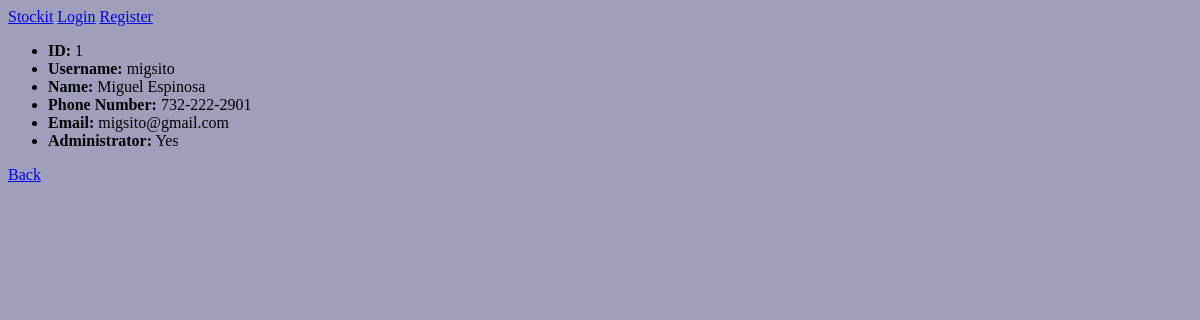
/users/1/, run on an earlier commit of the app's database.
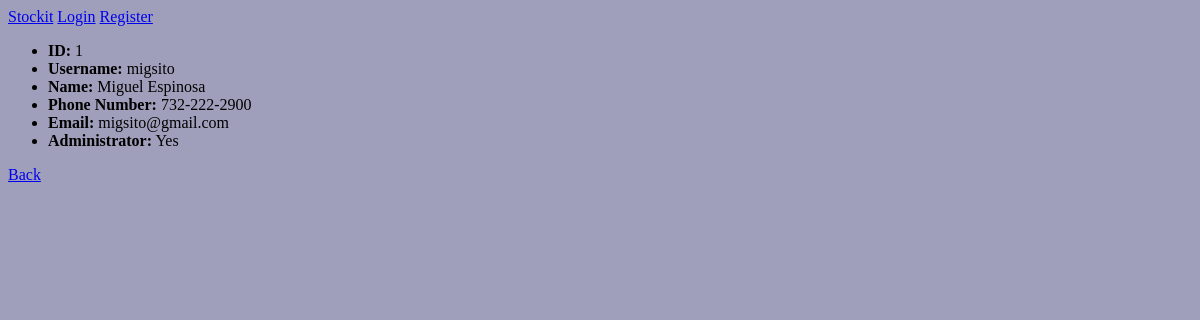
And on a later commit of the database.
### users/models.py (models this page shows, shortened)
class User(AbstractUser):
    phone_number = models.CharField(max_length=45, null=False)
    street_address = models.CharField(max_length=45, null=False)
    city = models.CharField(max_length=45, null=False)
    state = models.CharField(max_length=25, null=True)
    zipcode = models.CharField(max_length=5, null=True)
    @property
    def name(self):
        return self.first_name + " " + self.last_name

### users/views.py (the view)
# urls.py: path("<int:pk>/", views.UserDetail.as_view(), name="detail"),
class UserDetail(DetailView):
    template_name = "users/detail.html"
    model = User
    context_object_name = "user_"

### users/templates/users/detail.html (shortened to what this page needs)
{% extends "base.html" %}
{% block content %}
    <ul>
        <li><b>ID:</b> {{ user_.id }}</li>
        <li><b>Username:</b> {{ user_.username }}</li>
        <li><b>Name:</b> {{ user_.name }}</li>
        <li><b>Phone Number:</b> {{ user_.phone_number }}</li>
        <li><b>Email:</b> {{ user_.email }}</li>
        <li><b>Administrator:</b> {{ user_.is_superuser|yesno:"Yes,No" }}</li>
    </ul>
    <a href="{% url 'users:list' %}">Back</a>
{% endblock content%}

What changed in the data, as far as the page shows it:
changed User "migsito": phone_number "732-222-2901" → "732-222-2900"
